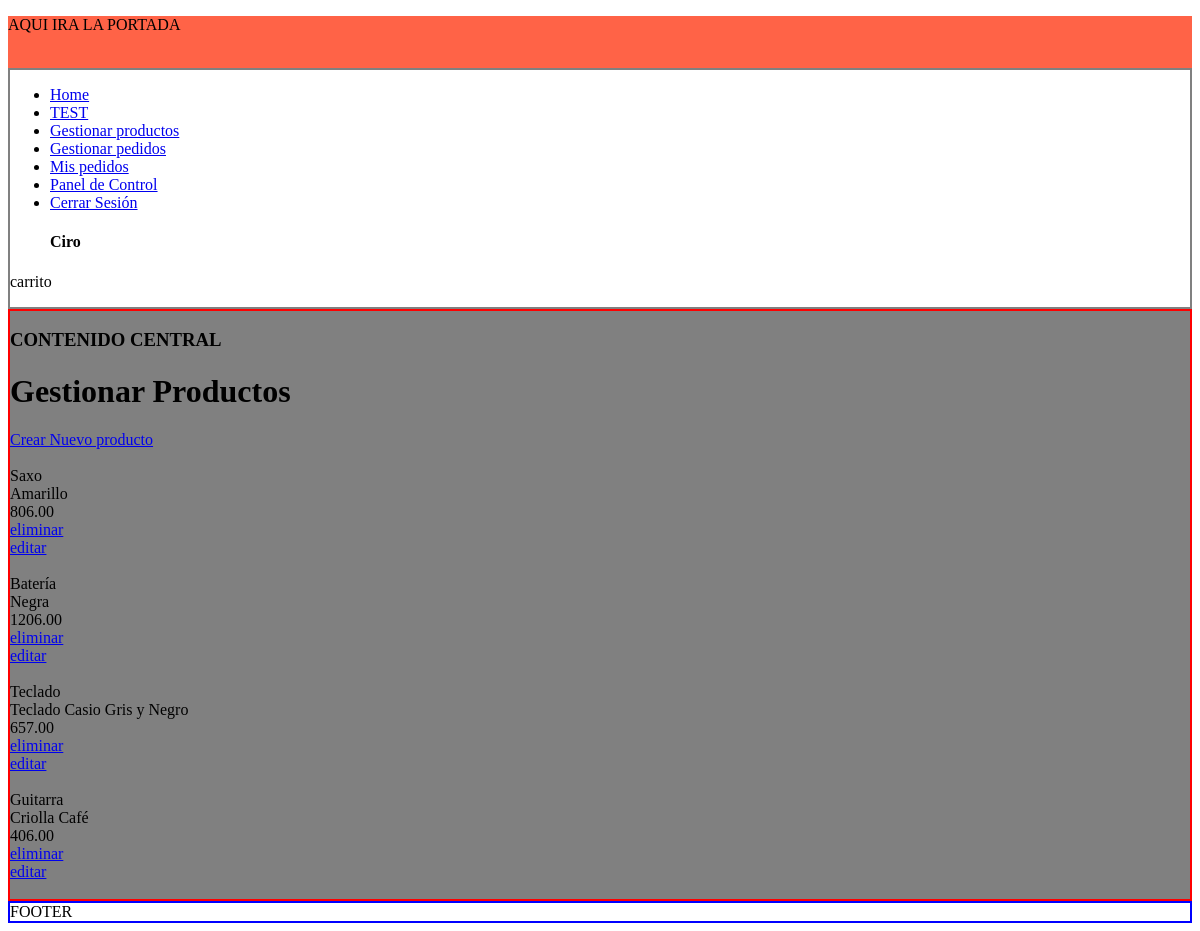
The app's page /?controller=Producto&action=gestion (signed in) with its own data.
### tables this page shows
CREATE TABLE productos(
  id    int(255) auto_increment not null,
  nombre  varchar(255) not null,
  descripcion text not null,
  precio	float(100, 2) not null,
  stock		int (255) not null,
  oferta	varchar(2),
  img       varchar(255),
  fecha		date not null,

  categoria_id int (255) not null,

  CONSTRAINT pk_productos PRIMARY KEY(id),
  CONSTRAINT fk_producto_categoria FOREIGN KEY(
    categoria_id
) REFERENCES categorias(id)

);

### controllers/ProductoController.php (called while the page is built, shortened)
<?php
require_once 'models/producto.php';
class ProductoController {
  public function gestion() {
    $producto = new Producto();
    $productos = $producto->getAll();
    require_once 'views/producto/gestion.php';
  }
}

### config/db.php (called while the page is built)
<?php
class Database {
  public static function conectar() {
    $connection = new mysqli('mysql_db', 'root', 'root', 'tienda_boyar');
    $connection->query("SET NAMES 'utf8'");
    return $connection;
  }
}

### models/producto.php (called while the page is built, shortened)
<?php
class Producto {
	private $db;
	public function __construct() {
		$this->db = Database::conectar();
	}
  public function getAll() {
		$allProductos = "SELECT * FROM productos ORDER BY id DESC;";
    $productos = $this->db->query($allProductos);
    return $productos;
	}
}

### views/producto/gestion.php (the view, shortened to what this page needs)
<h1>Gestionar Productos</h1>
<a href="<?=base_url?>?controller=Producto&action=crear">Crear Nuevo producto</a><br><br>
<?php
  while ($product = $productos->fetch_object()) {
    echo$product->nombre."<br/>";
    echo$product->descripcion."<br/>";
    echo$product->precio."<br/>";?>
    <a href="<?=base_url?>?controller=Producto&action=eliminar&id=<?=$product->id?>">eliminar</a><br>
    <a href="<?=base_url?>?controller=Producto&action=editar&id=<?=$product->id?>">editar</a><br><br>
  <?php
  }
?>

### records on screen
productos: nombre "Saxo", descripcion "Amarillo", precio "806.00"
productos: nombre "Batería", descripcion "Negra", precio "1206.00"
productos: nombre "Teclado", descripcion "Teclado Casio Gris y Negro", precio "657.00"
productos: nombre "Guitarra", descripcion "Criolla Café", precio "406.00"

### other values on screen
$_SESSION['identity']->nombre "Ciro"
